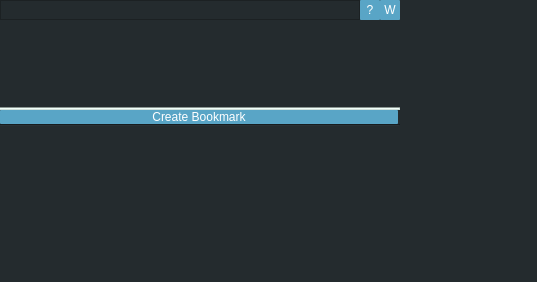
<?xml version="1.0" encoding="UTF-8"?>
<ui version="4.0">
 <class>Form</class>
 <widget class="QWidget" name="Form">
  <property name="geometry">
   <rect>
    <x>0</x>
    <y>0</y>
    <width>537</width>
    <height>282</height>
   </rect>
  </property>
  <property name="sizePolicy">
   <sizepolicy hsizetype="Fixed" vsizetype="Preferred">
    <horstretch>0</horstretch>
    <verstretch>0</verstretch>
   </sizepolicy>
  </property>
  <property name="maximumSize">
   <size>
    <width>800</width>
    <height>16777215</height>
   </size>
  </property>
  <property name="windowTitle">
   <string>Form</string>
  </property>
  <property name="styleSheet">
   <string notr="true">QWidget {
background-color: rgb(36, 43, 46);
color: rgb(255, 255, 255);
}

QPushButton:hover{
	background-color: rgb(209, 225, 219);
	color: rgb(50, 52, 64);
}

QPushButton{background-color: rgb(89, 165, 198);
border-radius:1
}


QPushButton:pressed{
background-color: rgb(168, 162, 142);
border-style:inset;
}

QLineEdit {
background-color: rgb(168, 162, 142);
}

#line, #line_2 {
background-color:rgb(209, 225, 219)
}</string>
  </property>
  <widget class="QWidget" name="verticalLayoutWidget">
   <property name="geometry">
    <rect>
     <x>0</x>
     <y>0</y>
     <width>400</width>
     <height>127</height>
    </rect>
   </property>
   <layout class="QVBoxLayout" name="verticalLayout" stretch="0,0,0,0,0,0">
    <property name="spacing">
     <number>0</number>
    </property>
    <property name="sizeConstraint">
     <enum>QLayout::SetDefaultConstraint</enum>
    </property>
    <property name="topMargin">
     <number>0</number>
    </property>
    <item>
     <layout class="QHBoxLayout" name="horizontalLayout">
      <property name="bottomMargin">
       <number>0</number>
      </property>
      <item>
       <widget class="QFrame" name="frame">
        <property name="maximumSize">
         <size>
          <width>16777215</width>
          <height>20</height>
         </size>
        </property>
        <property name="frameShape">
         <enum>QFrame::StyledPanel</enum>
        </property>
        <property name="frameShadow">
         <enum>QFrame::Raised</enum>
        </property>
       </widget>
      </item>
      <item>
       <widget class="QPushButton" name="btnHelp">
        <property name="maximumSize">
         <size>
          <width>20</width>
          <height>20</height>
         </size>
        </property>
        <property name="text">
         <string>?</string>
        </property>
       </widget>
      </item>
      <item>
       <widget class="QPushButton" name="btnWeb">
        <property name="maximumSize">
         <size>
          <width>20</width>
          <height>20</height>
         </size>
        </property>
        <property name="text">
         <string>W</string>
        </property>
       </widget>
      </item>
     </layout>
    </item>
    <item>
     <widget class="QLabel" name="lblHeader">
      <property name="midLineWidth">
       <number>5</number>
      </property>
      <property name="text">
       <string/>
      </property>
      <property name="pixmap">
       <pixmap resource="../teleporter_tool_icons.qrc">:/newPrefix/header.png</pixmap>
      </property>
     </widget>
    </item>
    <item>
     <widget class="Line" name="line_2">
      <property name="orientation">
       <enum>Qt::Horizontal</enum>
      </property>
     </widget>
    </item>
    <item>
     <widget class="QPushButton" name="btnAdd">
      <property name="maximumSize">
       <size>
        <width>398</width>
        <height>16777215</height>
       </size>
      </property>
      <property name="text">
       <string>Create Bookmark</string>
      </property>
     </widget>
    </item>
    <item>
     <layout class="QHBoxLayout" name="mainLayout">
      <property name="spacing">
       <number>0</number>
      </property>
      <property name="topMargin">
       <number>0</number>
      </property>
      <property name="bottomMargin">
       <number>0</number>
      </property>
     </layout>
    </item>
    <item>
     <widget class="Line" name="divider">
      <property name="frameShadow">
       <enum>QFrame::Sunken</enum>
      </property>
      <property name="lineWidth">
       <number>1</number>
      </property>
      <property name="orientation">
       <enum>Qt::Horizontal</enum>
      </property>
     </widget>
    </item>
   </layout>
  </widget>
 </widget>
 <resources>
  <include location="../teleporter_tool_icons.qrc"/>
 </resources>
 <connections/>
</ui>
